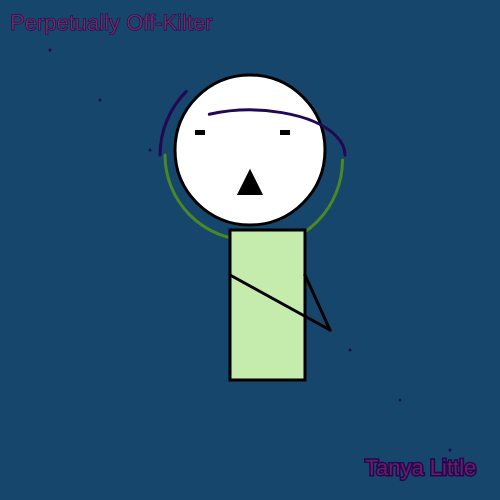
Frame 1 (no input)
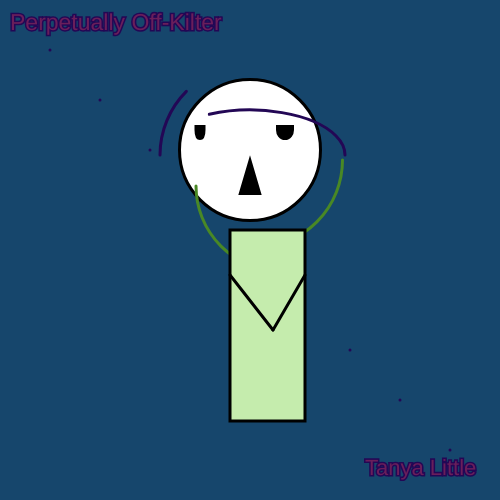
Frame 60 (no input)
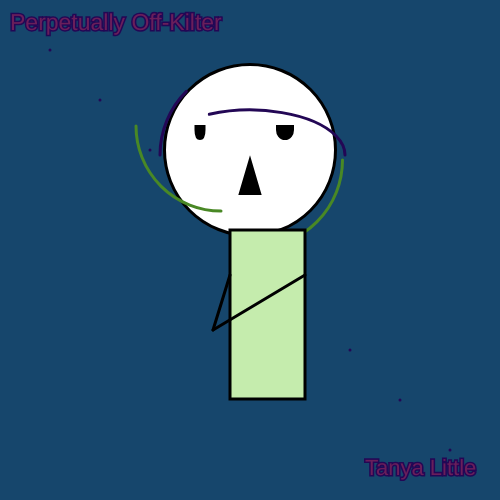
Frame 120 (the mouse pressed at the canvas centre since frame 60)

The p5.js sketch that drew these frames (run headless with seeded random() and noise() and a simulated clock; from frame 60 on, the mouse is pressed at the canvas centre):

// p5.js sketch
// ── sketch.js
var headX = 250;
var headY = 150;
var headD = 150;
var headDirection = 1;

var lArcX = 250;
var lArcY = 155;
var arcDirection = 1;

var lEye = 0;
var rEye = 0;
var eyeDirection = 1;

var topMouthY = 180;
var topMouthDirection = 1;

var bodyW = 75;
var bodyH = 150;
var bodyDirection = 1;

var lHandX = 330;
var lHandY = 330;
var lHandDirection = 1;

var rHandX = 330;
var rHandY = 330;
var rHandDirection = 1;

var size = 22;
var count = 0;
var sizeDirection = 1;

var movement;

function setup() 
  {
    createCanvas(500, 500);
    movement = floor(random() * 10) + 1;
  }
  
  function draw() 
  {
    background('#16466C');
    
    // title
    fill('#912C5EA5');
    stroke('#230755');
    textSize(size);
    size+= sizeDirection;
    count++;
    if(count > 5)
    {
        sizeDirection *=-1;
        count = 0;
    }
    text("Perpetually Off-Kilter", 10, 30);
    
    // points
    fill('#64324BA5');
    strokeWeight(3);
    point(50, 50);
    point(100, 100);
    point(150, 150);
    point(200, 200);
    point(250, 250);
    point(300, 300);
    point(350, 350);
    point(400, 400);
    point(450, 450);
    
    // head
    stroke(0)
    fill(300);
    circle(headX, headY, headD);
    headD+=headDirection;
    if(headD >= 175 || headD <= 130)
    {
        headDirection *= -1;
    }
    
      noFill();
    stroke('#498825');
    arc(255, 160, 175, 175, 0, HALF_PI);
    arc(lArcX, lArcY, 170, 170, HALF_PI, PI);
    lArcX+=arcDirection;
    if(lArcX >= 300 || lArcX <= 200)
    {
        arcDirection *= -1;
    }
    lArcY+=arcDirection;
    if(lArcY >= 200 || lArcY <= 100)
    {
        arcDirection *= -1;
    }
    stroke('#230755');
    arc(250, 155, 180, 180, PI, PI + QUARTER_PI);
    arc(250, 155, 190, 90, PI + QUARTER_PI, TWO_PI);
    
    // eyes
    stroke(0);
    strokeWeight(10);
    //left eye
    arc(200, 130, lEye, 10, 0, PI + TWO_PI, CHORD);
    lEye+=eyeDirection;
    if(lEye >= 1 || lEye <= 5)
    {
        eyeDirection *= -1;
    }
    //right eye
    arc(285, 130, rEye, 10, 0, PI + TWO_PI, CHORD);
    rEye+=movement;
    if(rEye >= 1 || rEye <= 10)
    {
        movement *= -1;
    }
    
    // mouth
    strokeWeight(10);
    triangle(245, 190, 250, topMouthY, 255, 190);
    topMouthY+=topMouthDirection;
    if(topMouthY >= 181 || topMouthY <= 170)
    {
        topMouthDirection *= -1;
    }
    
    // body
    stroke(0);
    fill('#C5ECAD');
    strokeWeight(3);
    rect(230, 230, bodyW, bodyH);
    bodyH+=bodyDirection;
    if(bodyH >= 200 || bodyH <= 150)
    {
        bodyDirection *= -1;
    }
    
    //arms
    stroke(0);
    //left arm
    line(230, 275, lHandX, lHandY);
    lHandX+=lHandDirection;
    if(lHandX >= 331 || lHandX <= 200)
    {
        lHandDirection *= -1;
    }
    //right arm
    line(305, 275, rHandX, rHandY);
    rHandX+=rHandDirection;
    if(rHandX >= 331 || rHandX <= 200)
    {
        rHandDirection *= -1;
    }
    
    textSize(22);
    stroke('#230755');
    fill('#912C5EA5');
    text("Tanya Little", 365, 475);
  }
// ── main.html
<html>
  <head>
    <title>Self-Portrait</title>
    <script src="https://cdnjs.cloudflare.com/ajax/libs/p5.js/1.1.9/p5.min.js"></script>
    <script src="sketch.js"></script>
  </head>

  <body>

  </body>

</html>
